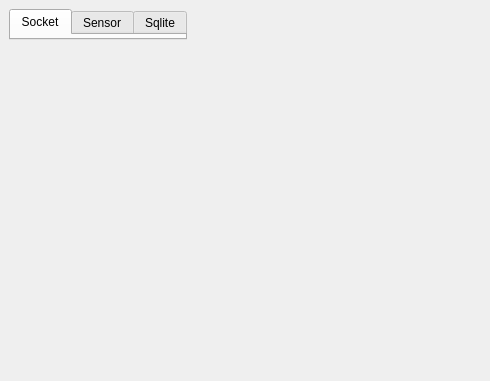
<?xml version="1.0" encoding="UTF-8"?>
<ui version="4.0">
 <class>MainWidget</class>
 <widget class="QWidget" name="MainWidget">
  <property name="geometry">
   <rect>
    <x>0</x>
    <y>0</y>
    <width>490</width>
    <height>381</height>
   </rect>
  </property>
  <property name="windowTitle">
   <string>Form</string>
  </property>
  <widget class="QTabWidget" name="pTabWidgets">
   <property name="geometry">
    <rect>
     <x>9</x>
     <y>9</y>
     <width>178</width>
     <height>31</height>
    </rect>
   </property>
   <property name="currentIndex">
    <number>0</number>
   </property>
   <widget class="QWidget" name="pTab1">
    <attribute name="title">
     <string>Socket</string>
    </attribute>
   </widget>
   <widget class="QWidget" name="pTab2">
    <attribute name="title">
     <string>Sensor</string>
    </attribute>
   </widget>
   <widget class="QWidget" name="pTab3">
    <attribute name="title">
     <string>Sqlite</string>
    </attribute>
   </widget>
  </widget>
 </widget>
 <resources/>
 <connections/>
</ui>
